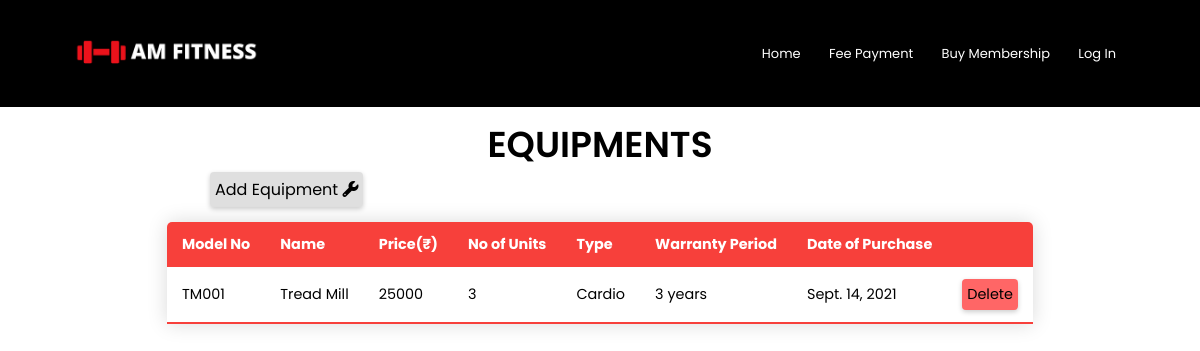
/AdminPage/equipments, run on the app's committed database.
### gym/models.py (models this page shows, shortened)
class equipments(models.Model):
	eq_name = models.CharField(max_length=50,verbose_name='Name',null=True)
	units = models.IntegerField(default=1,verbose_name='Quantity')
	model_no = models.CharField(max_length=30,verbose_name='Model No',null=True)
	eq_type = models.CharField(max_length=30,verbose_name='Type',default='Cardio')
	price = models.IntegerField(verbose_name='Price',null=True)
	warranty = models.CharField(max_length=10,verbose_name='Warranty Period',default='1 year')
	date_of_pur = models.DateField(default='2021-08-08',verbose_name='Date of Purchase')
	class Meta:
		verbose_name_plural = 'Equipments'

### manage/views.py (the view)
# urls.py: path('AdminPage/equipments',manage_views.equipment,name='equipments'),
def equipment(request):
	eqp = equipments.objects.all()
	d = {'eqp':eqp}
	return render(request,'manage/equipments.html',d)

### manage/templates/manage/equipments.html (shortened to what this page needs)
{% extends 'manage/admin.html' %}
{% block page %}
<section class="data-table">
    <h3>Equipments</h3>
    <div class="mem-link" style="margin-left:210px;">
    <a href="{% url 'AddEquipment' %}">Add Equipment  <i class="fas fa-wrench"></i></a>
    </div>
    <table class="content-table">
        <thead>
            <tr>
                <th>Model No</th>
                <th>Name</th>
                <th>Price(₹)</th>
                <th>No of Units</th>
                <th>Type</th>
                <th>Warranty Period</th>
                <th>Date of Purchase</th>
                <th>     </th>
            </tr>
        </thead>
        <tbody>
            {% for i in eqp %}
            <tr>
                <td>{{i.model_no}}</td>
                <td>{{i.eq_name}}</td>
                <td>{{i.price}}</td>
                <td>{{i.units}}</td>
                <td>{{i.eq_type}}</td>
                <td>{{i.warranty}}</td>
                <td>{{i.date_of_pur}}</td>
                <td><a class="table-btn" href="#" onclick="return confirm('Are You Sure?')">Delete</a></td>
            </tr>
            {% endfor %}
        </tbody>
    </table>
</section>
{% endblock %}

### SampleProject/static/css/style3.css (style rules this page uses)
* { font-family: 'Poppins', sans-serif; margin: 0; padding: 0; box-sizing:border-box; }
.data-table h3 { text-align: center; font-size: 36px; font-weight: 600; padding-top: 10px; text-transform: uppercase; }
.content-table { border-collapse: collapse; margin: 50px 50px; margin-left: auto; margin-right: auto; font-size: 0.9em; min-width: 400px; border-radius: 5px 5px 0 0; overflow: hidden; box-shadow: 0 0 20px rgba(0,0,0,0.15); }
.content-table thead tr { background-color: #f7403b; color:#fff; text-align:left; font-weight: bold; }
.content-table th, .content-table td { padding: 12px 15px; }
.content-table tbody tr { border-bottom: 1px solid #ddd; }
.content-table tbody tr:last-of-type { border-bottom: 2px solid #f7403b; }
.table-btn { display: inline-block; padding: 5px; background: #ff6666; border-radius: 4px; text-decoration: none; color: #000; box-shadow: 0 2px 5px rgba(0,0,0,0.2); }
.mem-link a { display: inline-block; padding: 5px; background: #81818140; border-radius: 4px; text-decoration: none; color: #000; box-shadow: 0 2px 5px rgba(0,0,0,0.2); float: left; }

### data on the page
equipments: model_no "TM001", eq_name "Tread Mill", price "25000", units "3", eq_type "Cardio", warranty "3 years", date_of_pur "Sept. 14, 2021"
